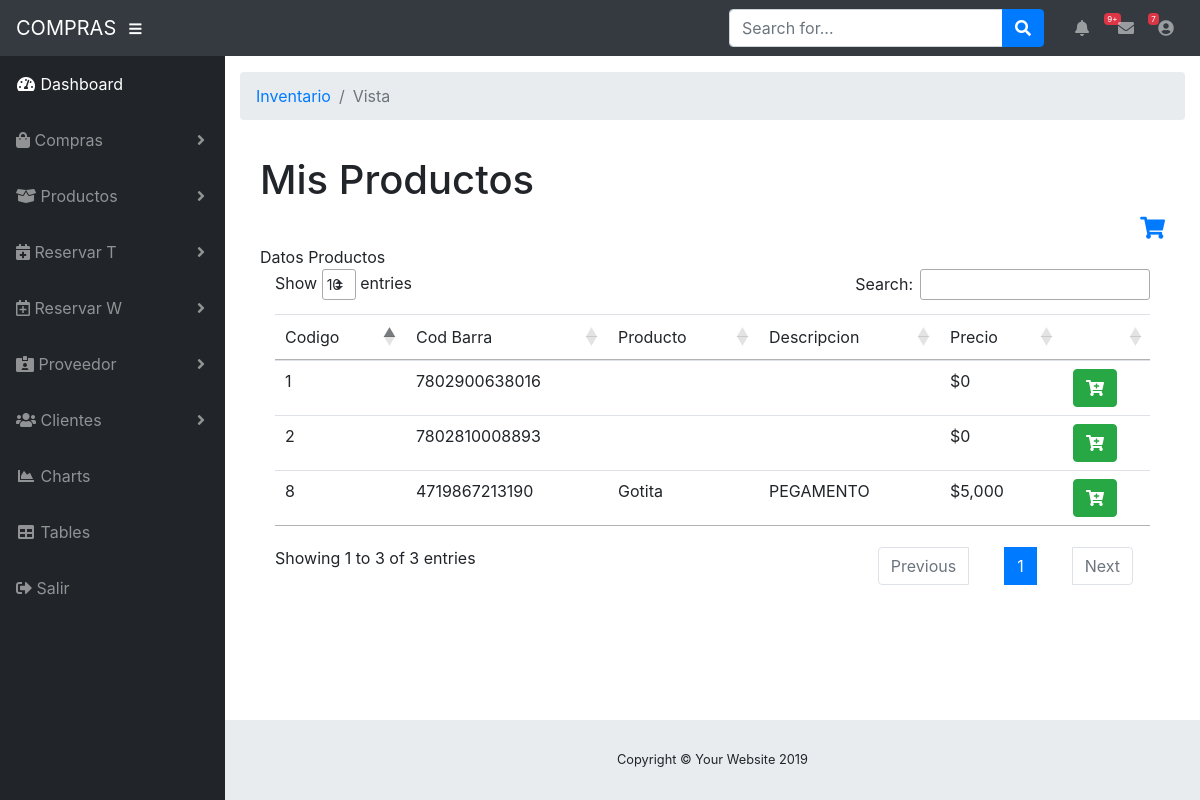
Page /Compra.php (signed in) on the committed database.
### tables this page shows
CREATE TABLE `mis_productos` (
  `id` int(11) NOT NULL,
  `Barra` varchar(50) NOT NULL,
  `name` varchar(200) NOT NULL,
  `description` text NOT NULL,
  `price` varchar(200) NOT NULL,
  `Stock` int(11) NOT NULL,
  `created` datetime NOT NULL,
  `modified` datetime NOT NULL,
  `status` enum('1','0') NOT NULL DEFAULT '1'
);

### productos.php (the view, shortened to what this page needs)
<?php
$mysqli =new mysqli("localhost","root","","proyecto");
$salida ="";
$query ="SELECT * FROM mis_productos ORDER BY id ASC LIMIT 10";
$resultado = $mysqli->query($query);
if ($resultado->num_rows >0){
	$salida.="<form method='POST'>
		<div class='table-responsive'>
				<table class='table' id='productos'>
				<thead>
				<tr>
				<td>Codigo</td>
                <td>Cod Barra</td>
					<td>Producto</td>
					<td>Descripcion</td>
					<td>Precio</td>
					<td class=\"glyphicon glyphicon-plus-sign\"></td>
				</tr>
				</thead>
				<tbody>";
	while($fila=$resultado->fetch_assoc()){
		$salida.="<tr>
					<td>".$fila['id']."</td>
                    <td>".$fila['Barra']."</td>
					<td>".$fila['name']."</td>
					<td>".utf8_encode($fila['description'])."</td>
					<td>$".utf8_encode(number_format($fila['price']))."</td>
					<td><a class=\"btn btn-success\" href=\"AccionCarta.php?action=addToCart&id=".$fila['id']."\"><i class=\"fas fa-cart-plus\"></i></a></td>
				</tr>";
	}
	$salida.="</tbody>
	</table>
	</div>
	</form>
	<script>
$(document).ready(function() {
$('div.dataTables_filter input').focus();
$('#productos').DataTable({
'language': {
'url': '//cdn.datatables.net/plug-ins/1.10.19/i18n/Spanish.json'
}
} );
} );
</script>";
	}
	echo $salida;
?>

### rows in the picture
mis_productos: id "1", Barra "7802900638016", price "0"
mis_productos: id "2", Barra "7802810008893", price "0"
mis_productos: id "8", Barra "4719867213190", name "Gotita", description "PEGAMENTO", price "5,000"
